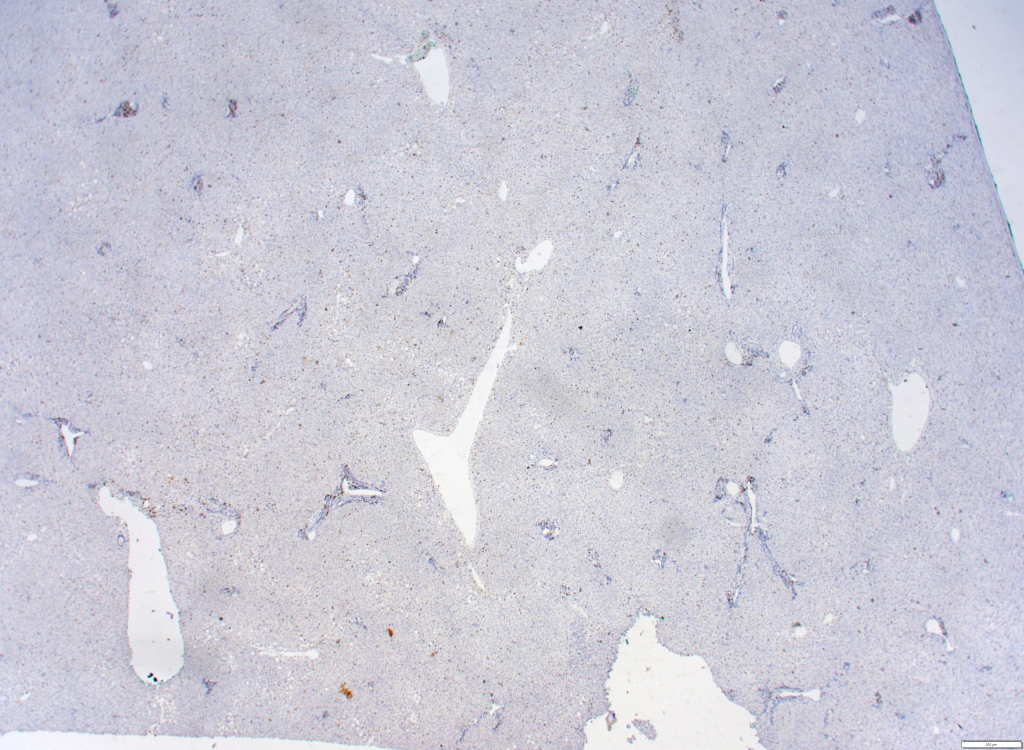
#> input picture Histopathology Data/Normal liver 02_25/1.25x CD3.jpg, 4096 x 3000 px, found by its file name (shown at 1/4 size)
$ jupyter execute --allow-errors scratch.ipynb
#> lines starting #> are read from the running program, lines starting #| are printed output that depends on the picture
[cell 1]
#%pip install opencv-python

[cell 2]
import cv2
import os
import numpy as np
#import numpy as np
import matplotlib.pyplot as plt

from skimage import data
#from skimage.color import rgb2hed,  hed2rgb

# prompt: load image with skimage

from skimage import io, color
from skimage.exposure import rescale_intensity
import SimpleITK as sitk
from skimage.metrics import structural_similarity as ssim

[cell 3]
#vein_path = "Liver Vein Contours\veins.py"
#contour_path = "Liver Vein Contours\contours.py"

ihc_rgb = io.imread('Normal liver 02_25/1.25x CD3.jpg')
#> ihc_rgb is the input picture: shape (3000, 4096, 3); mean R, G, B 204.4, 203.5, 215.8
# Replace 'path/to/your/image.jpg' with the actual path to your image file

print(ihc_rgb.shape)  # Print the dimensions of the loaded image
#| (3000, 4096, 3)
# Separate the stains from the IHC image
#> (the rest of this cell did not finish here and is left out)

Now we can easily manipulate the hematoxylin and DAB channels:

#> (a cell that did not finish here is left out)

[cell 5]
#vein_path = "Liver Vein Contours\veins.py"
#contour_path = "Liver Vein Contours\contours.py"

ihc_rgb = io.imread('Normal liver 02_25/2x CD3.jpg')
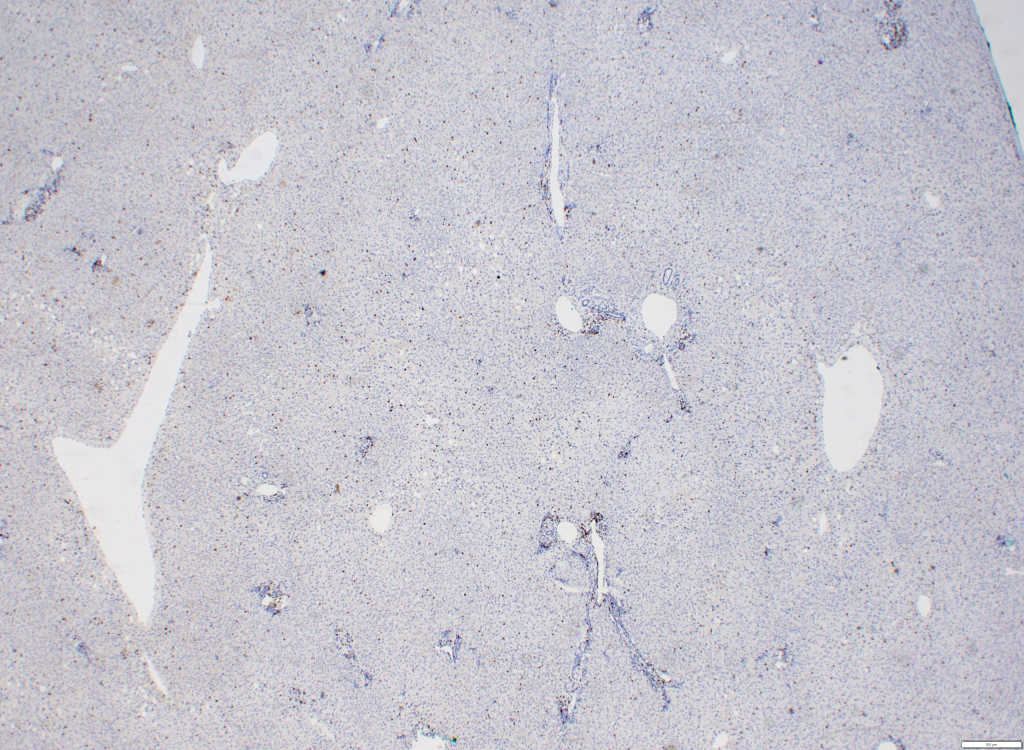
#> input picture Histopathology Data/Normal liver 02_25/2x CD3.jpg, 4096 x 3000 px, found by its file name (shown at 1/4 size)
#> ihc_rgb is the input picture: shape (3000, 4096, 3); mean R, G, B 199.6, 198, 207.3
# Replace 'path/to/your/image.jpg' with the actual path to your image file

print(ihc_rgb.shape)  # Print the dimensions of the loaded image
#| (3000, 4096, 3)
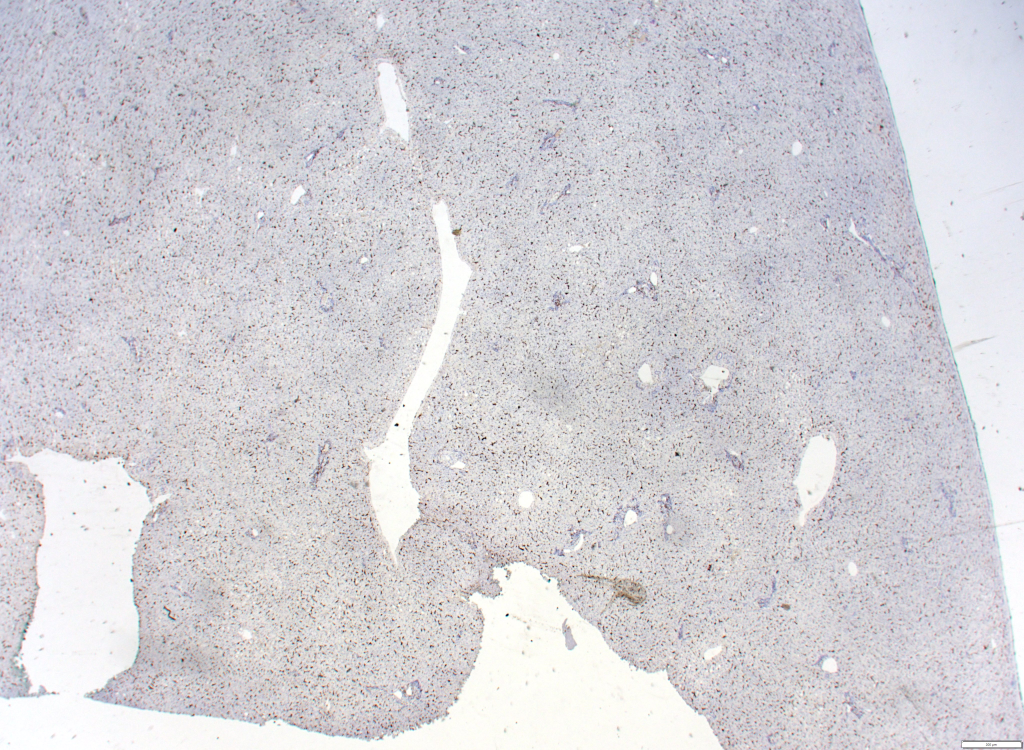
#> input picture Histopathology Data/Normal liver 02_25/1.25x CD163.jpg, 4096 x 3000 px, found by its file name (shown at 1/4 size)
#> further down, ihc_rgb is the input picture: shape (3000, 4096, 3); mean R, G, B 211.1, 209.2, 214.3
#| (3000, 4096, 3)
# Separate the stains from the IHC image
#> (the rest of this cell did not finish here and is left out)

#> (a cell that did not finish here is left out)

[cell 7]
apap_folder_path = 'APAP 02_24'
normal_folder_path = 'Normal liver 02_25'
#output_dir = 'test_output'

# Loop through folder path and run compute vision processes for all images
#> (the rest of this cell did not finish here and is left out)

registration

[cell 8]
# ---- Load Images ----
image_paths = ["Normal liver 02_25\\1.25x normal.jpg", "Normal liver 02_25\\1.25x CD3.jpg", "Normal liver 02_25\\1.25x CD20.jpg", "Normal liver 02_25\\1.25x CD68.jpg", "Normal liver 02_25\\1.25x CD163.jpg", "Normal liver 02_25\\1.25x CK7.jpg"]  # List your IHC-stained images
mask_paths = ["test_output\\Normal liver 02_25\\1.25x normal.jpg\\contour_mask.png", "test_output\\Normal liver 02_25\\1.25x CD3.jpg\\contour_mask.png", "test_output\\Normal liver 02_25\\1.25x CD20.jpg\\contour_mask.png", "test_output\\Normal liver 02_25\\1.25x CD68.jpg\\contour_mask.png", "test_output\\Normal liver 02_25\\1.25x CD163.jpg\\contour_mask.png", "test_output\\Normal liver 02_25\\1.25x CK7.jpg\\contour_mask.png"]  # Corresponding masks

# Select the first image as the reference (fixed)
#> (the rest of this cell did not finish here and is left out)

evaluatiokn
* Structural Similarity Index (SSIM) → Measures how similar the registered image is to the reference.

    * Ranges from -1 (completely different) to 1 (perfect match).

    *   Higher SSIM = better alignment.

* Dice Similarity Coefficient (DSC) → Measures how well the masks overlap after registration.

    *   Ranges from 0 (no overlap) to 1 (perfect match).

    *   Higher Dice score = better tissue alignment.

[cell 9]
# ---- Load Images ----
image_paths = ["Normal liver 02_25\\1.25x normal.jpg", "Normal liver 02_25\\1.25x CD3.jpg", "Normal liver 02_25\\1.25x CD20.jpg", "Normal liver 02_25\\1.25x CD68.jpg", "Normal liver 02_25\\1.25x CD163.jpg", "Normal liver 02_25\\1.25x CK7.jpg"]  # List your IHC-stained images
#> image_paths = ['Normal liver 02_25\\1.25x normal.jpg', 'Normal liver 02_25\\1.25x CD3.jpg', 'Normal liver 02_25\\1.25x CD20.jpg', 'Normal liver 02_25\\1.25x CD68.jpg', 'Normal liver 02_25\\1.25x CD163.jpg', 'Normal liver 02_25\\1.25x CK7.jpg']
mask_paths = ["test_output\\Normal liver 02_25\\1.25x normal.jpg\\contour_mask.png", "test_output\\Normal liver 02_25\\1.25x CD3.jpg\\contour_mask.png", "test_output\\Normal liver 02_25\\1.25x CD20.jpg\\contour_mask.png", "test_output\\Normal liver 02_25\\1.25x CD68.jpg\\contour_mask.png", "test_output\\Normal liver 02_25\\1.25x CD163.jpg\\contour_mask.png", "test_output\\Normal liver 02_25\\1.25x CK7.jpg\\contour_mask.png"]  # Corresponding masks

# Select first image as the fixed reference
#> (the rest of this cell did not finish here and is left out)
